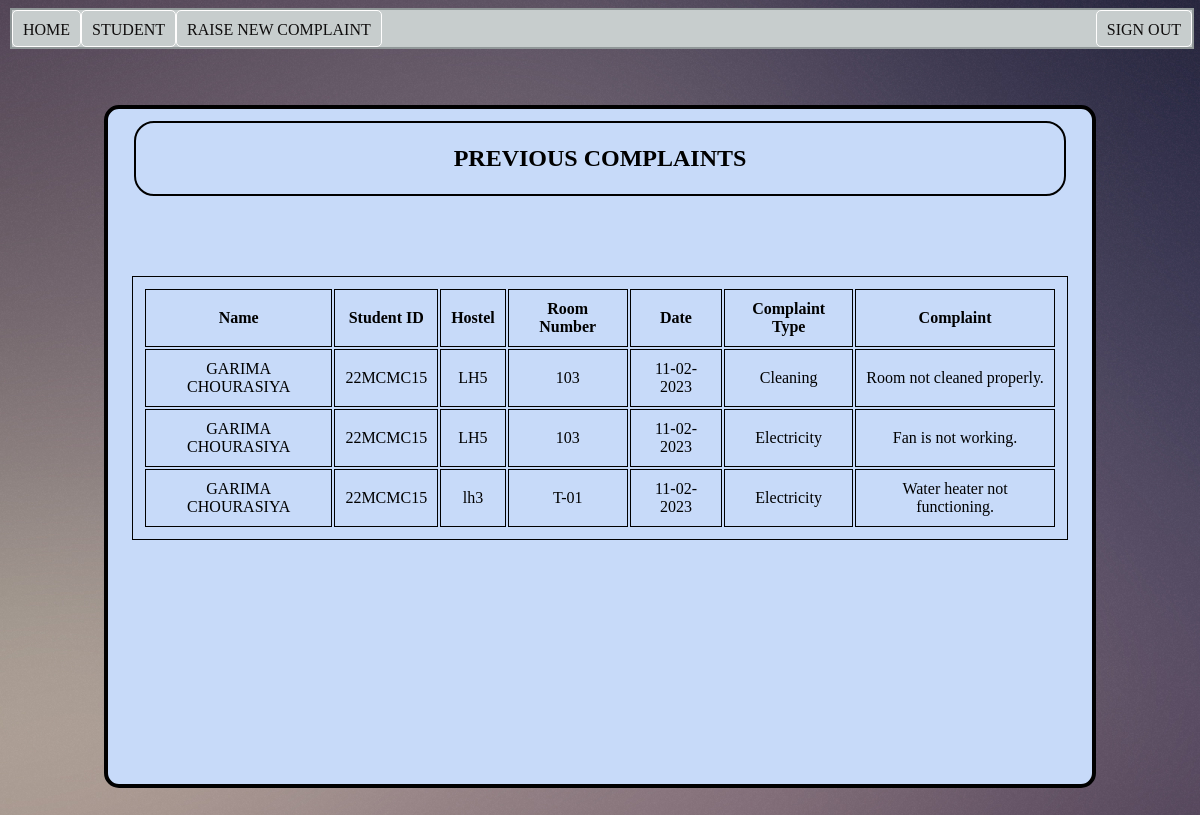
The page /logged_In.php (signed in) on the database its author committed.
### tables this page shows
CREATE TABLE `hostel_guide` (
  `Name` varchar(35) NOT NULL,
  `Student_id` varchar(15) NOT NULL,
  `Email` varchar(55) NOT NULL,
  `Password` varchar(10) NOT NULL,
  `Phone Number` char(10) NOT NULL,
  `Hostel` varchar(10) NOT NULL,
  `Room number` varchar(10) NOT NULL,
  `Date` varchar(10) NOT NULL,
  `Complaint type` varchar(20) NOT NULL,
  `Complaint` varchar(1000) NOT NULL
);

### logged_In.php (the view, shortened to what this page needs)
<?php
include("connection.php");
?>
<html>
    <head>
        <link rel="stylesheet" href="raise.css?v=<?php echo time(); ?>">
    </head>
<body>
<div class="topnav">
    <a href="home.php">HOME</a>
	<a href="RegComplaint.php">STUDENT </a>
    <a href="raise.php">RAISE NEW COMPLAINT</a>
    <a href="logout.php" style="float:right">SIGN OUT</a>
  </div><br><br>
<div>
    <br>
<div id="block1">
    <div id="insidebox1">
       <h2>PREVIOUS COMPLAINTS</h2>
    </div>
	<?php
	$query= "SELECT * FROM `Hostel_guide` WHERE Student_id = '".$_SESSION['gstudentID']."'"or die(mysql_error());
	$result=mysqli_query($con,$query);
	?>
	<centre>
	<table>
		<tr>
		<th>Name</th>
			<th>Student ID</th>
            <th>Hostel</th>
            <th>Room Number</th>
            <th>Date</th>
            <th>Complaint Type</th>
            <th>Complaint</th>
		</tr>
		<?php
		while($rows=$result->fetch_assoc())
		{
			if($rows['Student_id']!='Admin') {
		?>
		<tr>
		<td>
            <?php echo $rows['Name'];?></td>
			<td><?php echo $rows['Student_id'];?></td>
			<td><?php echo $rows['Hostel'];?></td>
            <td><?php echo $rows['Room number'];?></td>
            <td><?php echo $rows['Date'];?></td>
            <td><?php echo $rows['Complaint type'];?></td>
            <td><?php echo $rows['Complaint'];?></td>
		</tr>
		<?php
			}
		}
		?>
	</table>
    </div>
    </body>
</html>

### raise.css (style rules this page uses)
body { margin: 8px 10px 8px 10px; background-image: url("bg.jpg") ; height: 100%; }
#block1 { background-color: rgb(199, 218, 249); border:4px solid black; border-radius: 15px; padding: 1% 2% 20% 2%; margin:2px 8% 15% 8%; }
#insidebox1,#insidebox2 { text-align: center; border:2px solid black; border-radius: 20px; margin: 0px 2px 80px 2px; padding: 2px 5px 2px 5px; }
.topnav { width: 100%; overflow: hidden; background-color: rgb(199, 205, 205); border: 2px solid rgb(144, 151, 152); }
.topnav a { float: left; display: block; color: #0f0d0d; text-align: center; padding: 10px 10px; height:15px; border: 1.2px solid rgb(255, 254, 254); border-radius: 5px; text-decoration: none; }
table { align-items: center; text-align: center; margin:8; }
table,td,th { border: 1px solid black ; margin-left: auto; margin-right: auto; padding:10px; }

### rows shown on the page
hostel_guide: Name "GARIMA CHOURASIYA", Student "22MCMC15", Hostel "LH5", Room number "103", Date "11-02-2023", Complaint type "Cleaning", Complaint "Room not cleaned properly."
hostel_guide: Name "GARIMA CHOURASIYA", Student "22MCMC15", Hostel "LH5", Room number "103", Date "11-02-2023", Complaint type "Electricity", Complaint "Fan is not working."
hostel_guide: Name "GARIMA CHOURASIYA", Student "22MCMC15", Hostel "lh3", Room number "T-01", Date "11-02-2023", Complaint type "Electricity", Complaint "Water heater not functioning."
